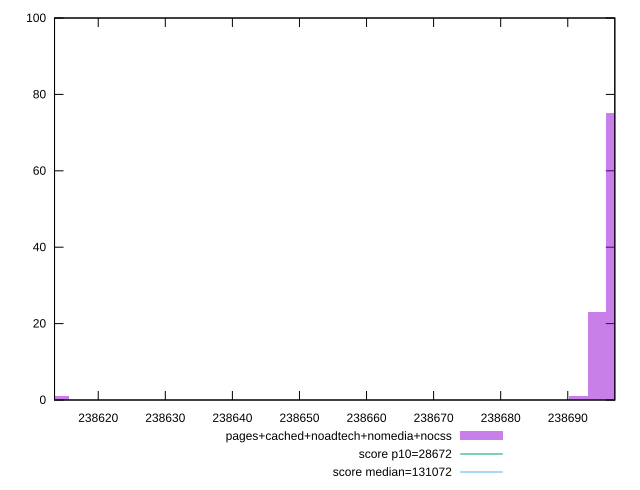

Write gnuplot code to recreate this figure.
reset

$pagesCachedNoadtechNomediaNocss <<EOF
238614.28155035124 1
238694.34604524827 23
238697.1068898999 75
238691.58520059666 1
EOF

set key outside below
set boxwidth 2.7608446516215954
set xrange [238613.48333333334:238697.01666666666]
set yrange [0:100]
set trange [0:100]
set style fill transparent solid 0.5 noborder

set parametric
set terminal svg size 640, 490 enhanced background rgb 'white'
set output "report_00014_2021-02-09T15:56:05.503Z/uses-long-cache-ttl/comparison/histogram/4_vs_5.svg"

plot $pagesCachedNoadtechNomediaNocss title "pages+cached+noadtech+nomedia+nocss" with boxes, \
     28672,t title "score p10=28672", \
     131072,t title "score median=131072"

reset
